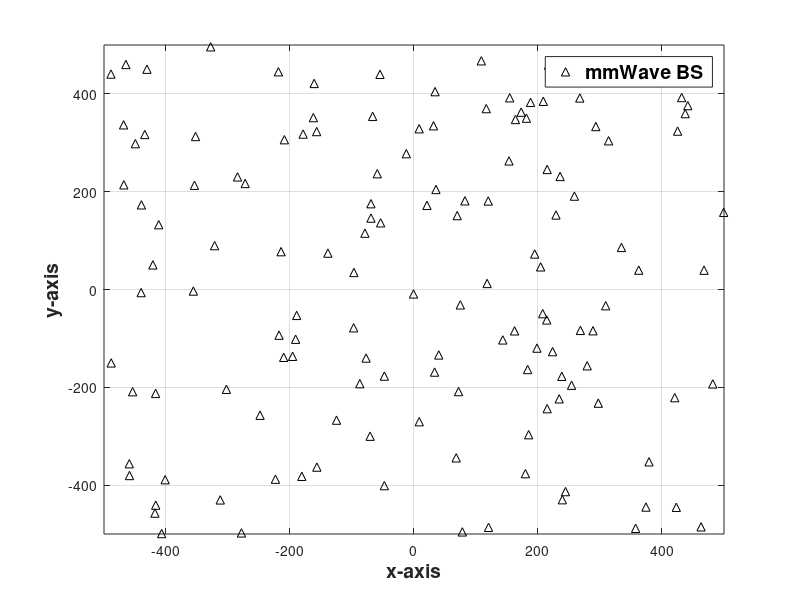

MATLAB code for this plot: (Note: this script raises an error after producing the figure.)
lambda = @(x) 300*(x(:,1).^2 + x(:,2).^2);
lamstar = 120;
N=poissrnd(lamstar); x = rand(N,2)-0.5; % homogeneous PP
ind = find(rand(N,1) < lambda(x)/lamstar);
xa = x(ind,:); % thinned PP
figure;
plot(1000*x(:,1),1000*x(:,2), '^k');
xlim([-500 500]);
ylim([-500 500]);

hold on;
grid on;
box on;
% title('Example of mmWave BSs distribution','FontSize',14, 'FontWeight','bold');
xlabel('x-axis','FontSize',14, 'FontWeight','bold');
ylabel('y-axis','FontSize',14, 'FontWeight','bold');
legend({'mmWave BS'},'FontSize',14, 'FontWeight','bold');
%%
h = open('sysmodel1.fig');
set(h,'Units','Inches');
pos = get(h,'Position');
set(h,'PaperPositionMode','Auto','PaperUnits','Inches','PaperSize',[pos(3), pos(4)])
print(h,'sysmodel1.pdf','-dpdf','-r0');
%%
save('input.mat', 'x');
%%
fileID = fopen('exptable3.txt','w');
for i=1:length(x)
    fprintf(fileID,'%f %f\n',x(i,1),x(i,2));
end
fclose(fileID);

